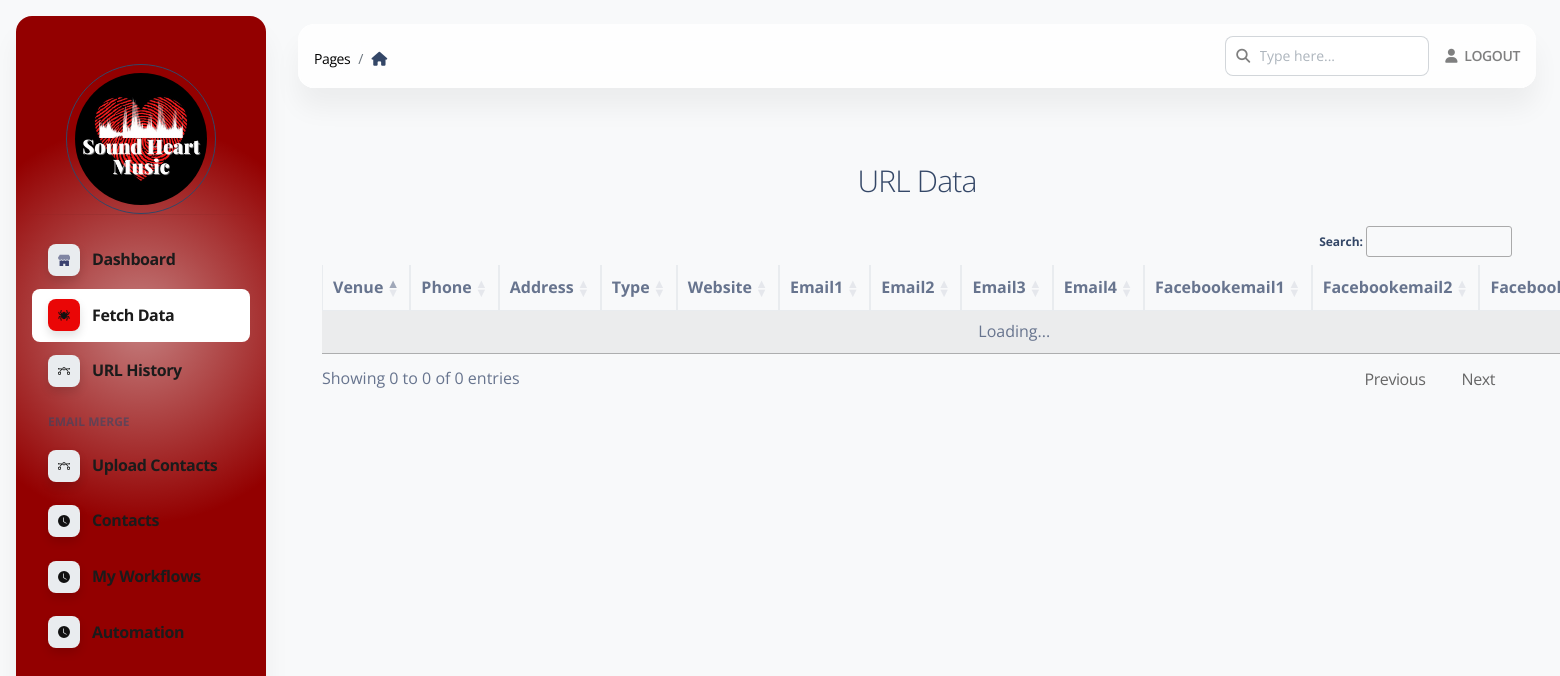
/url/view/168 (signed in), run on an earlier commit of the app's database.
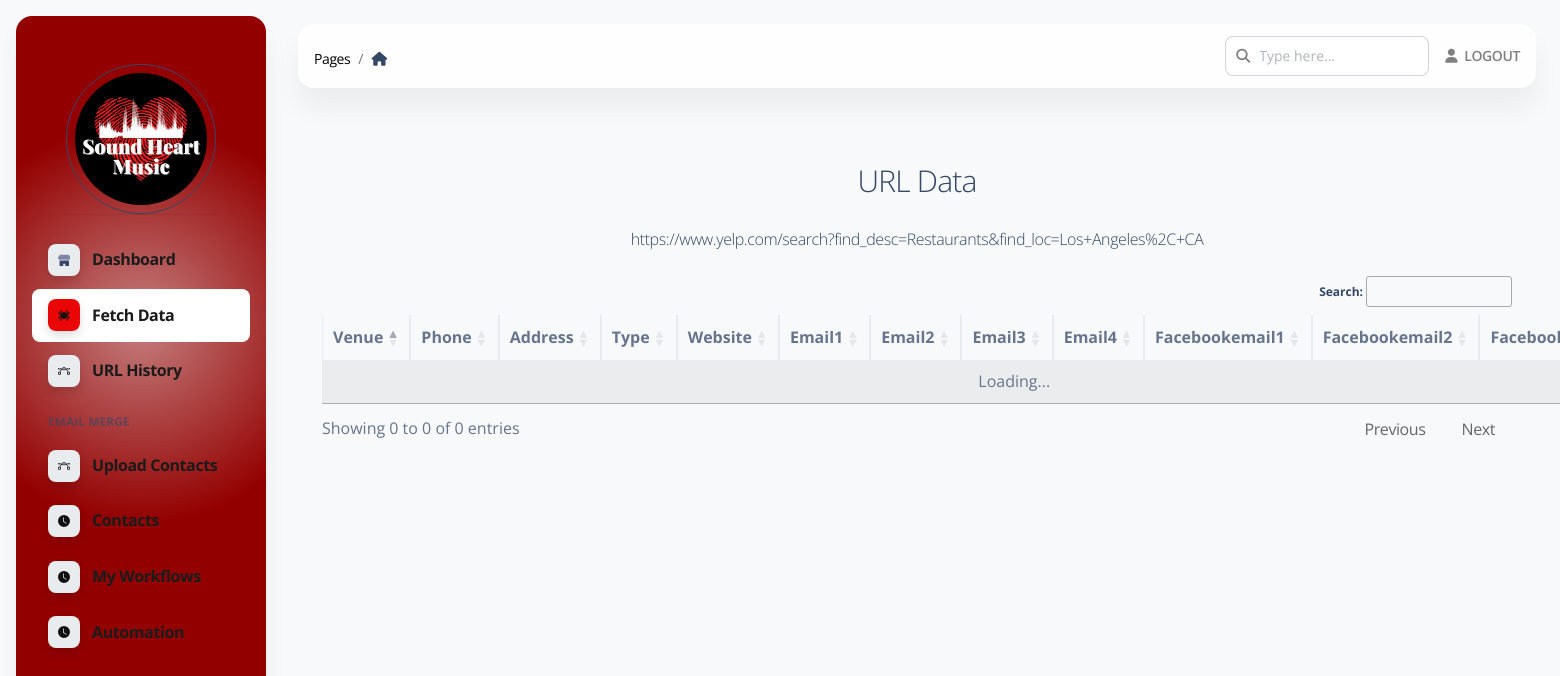
And on a later commit of the database.
### apps/models.py (models this page shows)
class Yelpurl(db.Model):
    id = db.Column(db.Integer, primary_key=True)
    name = db.Column(db.String(254))
    product_url = db.Column(db.String(1024))
    userid = db.Column(db.Integer)
    state = db.Column(db.String(20))
    create_datetime = db.Column(db.DateTime(), default=datetime.datetime.utcnow, index=True)

### apps/home/routes.py (the view)
@blueprint.route('/url/view/<int:id>', methods=['GET', 'POST'])
@login_required
def url_view(id):
    page_data = get_page_data()
    yelpurl = Yelpurl.query.get(id)
    return render_template('home/view_url_data.html', segment='url', API_GENERATOR=len(API_GENERATOR),
                           page_data=page_data,
                           current_url=yelpurl
                           )

### apps/__init__.py (called while the page is built)
def configure_database(app):
    with app.app_context():
        try:
            db.create_all()
        except Exception as e:
            print('> Error: DBMS Exception: ' + str(e) )
            basedir = os.path.abspath(os.path.dirname(__file__))
            app.config['SQLALCHEMY_DATABASE_URI'] = SQLALCHEMY_DATABASE_URI = 'sqlite:///' + os.path.join(basedir, 'db.sqlite3')
            print('> Fallback to SQLite ')
            db.create_all()
    @app.teardown_request
    def shutdown_session(exception=None):
        db.session.remove()

### apps/authentication/models.py (called while the page is built)
@login_manager.user_loader
def user_loader(id):
    return Users.query.filter_by(id=id).first()

### apps/home/routes.py (called while the page is built)
def get_all_filters():
    user_urls = Yelpurl.query.filter_by(userid=current_user.id).all()
    return user_urls

def get_all_notifications():
    user_urls = Yelpurl.query.filter_by(userid=current_user.id).all()
    return user_urls

def get_page_data():
    data_filter = get_all_filters()
    data_noti = get_all_notifications()
    page_data = {
        'total_filters': len(data_filter),
        'total_noti': len(data_noti)
    }
    return page_data

### apps/templates/home/view_url_data.html (shortened to what this page needs)
{% extends 'layouts/base.html' %}
{% block stylesheets %}
    <link rel="stylesheet" href="https://cdn.datatables.net/1.13.6/css/jquery.dataTables.min.css">
    <link rel="stylesheet" href="https://cdn.datatables.net/1.13.4/css/dataTables.bootstrap.min.css">
    <link rel="stylesheet" href="https://cdn.datatables.net/fixedheader/3.3.2/css/fixedHeader.bootstrap.min.css">
    <link rel="stylesheet" href="https://cdn.datatables.net/responsive/2.4.1/css/responsive.bootstrap.min.css">
    <link rel="stylesheet" href="https://cdn.datatables.net/buttons/2.4.1/css/buttons.bootstrap5.min.css">
{% endblock stylesheets %}
{% block content %}
    <div class="container-fluid py-4">
        <div class="container mt-5">
            <div class="card-header"><h3 class="text-center font-weight-light my-4">URL Data</h3></div>
            <p class="text-center font-weight-light my-4"><a
                    href="{{ current_url.product_url }}">{{ current_url.product_url }}</a></p>
            <div class="card-body">
                <table style="width:100%" id="filtersTable" class="table table-striped table-bordered nowrap">
                    <thead>
                    <tr>
                        <th>venue</th>
                        <th>phone</th>
                        <th>address</th>
                        <th>type</th>
                        <th>website</th>
                        <th>email1</th>
                        <th>email2</th>
                        <th>email3</th>
                        <th>email4</th>
                        <th>facebookemail1</th>
                        <th>facebookemail2</th>
                        <th>facebook</th>
                    </tr>
                    </thead>
                    <tbody>
                    </tbody>
                </table>
            </div>
        </div>
        {% include "includes/footer.html" %}
    </div>
{% endblock content %}

### apps/templates/layouts/base.html (shortened to what this page needs)
<!DOCTYPE html>
<html lang="en">
<head>
    <link href="{{ config.ASSETS_ROOT }}/css/nucleo-icons.css" rel="stylesheet"/>
    <link href="{{ config.ASSETS_ROOT }}/css/nucleo-svg.css" rel="stylesheet"/>
    <link href="{{ config.ASSETS_ROOT }}/css/nucleo-svg.css" rel="stylesheet"/>
    <link id="pagestyle" href="{{ config.ASSETS_ROOT }}/css/soft-ui-dashboard.css?v=1.0.6" rel="stylesheet"/>
    <link id="pagestyle_dark" href="{{ config.ASSETS_ROOT }}/css/dark-theme-core.css" rel="stylesheet"/>
    {% block stylesheets %}{% endblock stylesheets %}
</head>
<body class="g-sidenav-show  bg-gray-100">
{% include "includes/sidebar.html" %}
<main class="main-content position-relative max-height-vh-100 h-100 border-radius-lg ">
    {% include "includes/navigation.html" %}
    {% block content %}{% endblock content %}
</main>
</body>
</html>

### apps/templates/includes/sidebar.html (shortened to what this page needs)
<aside style="background-image: radial-gradient(200px circle at 50% 40%, rgb(139 0 0 / 50%) 0, #930000 100%)"
       class="sidenav navbar navbar-vertical navbar-expand-xs border-0 border-radius-xl my-3 fixed-start ms-3 ps bg-white" id="sidenav-main" data-color="danger">
    <div class="d-flex justify-content-center align-items-center mt-5">
        <div class="rounded-circle border border-dark p-2" style="width: 150px; height: 150px;">
            <img src="{{ config.ASSETS_ROOT }}/img/logo.jpeg" alt="main_logo" class="w-100 h-100 rounded-circle">
        </div>
    </div>
    <hr class="horizontal dark mt-0">
    <div class="collapse navbar-collapse  w-auto " id="sidenav-collapse-main">
        <ul  class="navbar-nav">
            <li  class="nav-item">
                <a style="color:#1b1b1b !important;font-size: 16px;font-weight: bold;" class="text-bold nav-link {% if 'index' in segment %} active {% endif %}" href="/home">
                    <div class="icon icon-shape icon-sm shadow border-radius-md bg-white text-center me-2 d-flex align-items-center justify-content-center">
                    </div>
                    <span class="nav-link-text ms-1">Dashboard</span>
                </a>
            </li>
            <li  class="nav-item">
                <a style="color:#1b1b1b !important;font-size: 16px;font-weight: bold;" class="nav-link {% if 'url' in segment %} active {% endif %}" href="/url">
                    <div class="icon icon-shape icon-sm shadow border-radius-md bg-white text-center me-2 d-flex align-items-center justify-content-center">
                    </div>
                    <span class="nav-link-text ms-1">Fetch Data </span>
                </a>
            </li>
            <li class="nav-item">
                <a style="color:#1b1b1b !important;font-size: 16px;font-weight: bold;" class="nav-link {% if 'history' in segment %} active {% endif %}" href="/history">
                    <div class="icon icon-shape icon-sm shadow border-radius-md bg-white text-center me-2 d-flex align-items-center justify-content-center">
                    </div>
                    <span class="nav-link-text ms-1">URL History</span>
                </a>
            </li>
            {%if current_user.role == "premium" %}
                <li class="nav-item mt-3">
                    <h6 class="ps-4 ms-2 text-uppercase text-xs font-weight-bolder opacity-6">Email Merge</h6>
                </li>
                {%if current_user.nylas_access_token %}
                    <li class="nav-item">
                        <a style="color:#1b1b1b !important;font-size: 16px;font-weight: bold;" class="nav-link {% if 'upload_contact' in segment %} active {% endif %}" href="/upload_contact">
                            <div class="icon icon-shape icon-sm shadow border-radius-md bg-white text-center me-2 d-flex align-items-center justify-content-center">
                            </div>
                            <span class="nav-link-text ms-1">Upload Contacts</span>
                        </a>
                    </li>
                    <li class="nav-item">
                        <a style="color:#1b1b1b !important;font-size: 16px;font-weight: bold;" class="nav-link {% if 'contacts' in segment %} active {% endif %}" href="/contacts">
                            <div class="icon icon-shape icon-sm shadow border-radius-md bg-white text-center me-2 d-flex align-items-center justify-content-center">
                                <svg xmlns="http://www.w3.org/2000/svg" width="16" height="16" fill="currentColor"
                                    class="bi bi-clock-fill" viewBox="0 0 16 16">
                                    <path d="M16 8A8 8 0 1 1 0 8a8 8 0 0 1 16 0zM8 3.5a.5.5 0 0 0-1 0V9a.5.5 0 0 0 .252.434l3.5 2a.5.5 0 0 0 .496-.868L8 8.71V3.5z"/>
                                </svg>
                            </div>
                            <span class="nav-link-text ms-1">Contacts</span>
                        </a>
                    </li>
                    <li class="nav-item">
                        <a style="color:#1b1b1b !important;font-size: 16px;font-weight: bold;" class="nav-link {% if 'myworkflow' in segment %} active {% endif %}" href="/myworkflow">
                            <div class="icon icon-shape icon-sm shadow border-radius-md bg-white text-center me-2 d-flex align-items-center justify-content-center">
                                <svg xmlns="http://www.w3.org/2000/svg" width="16" height="16" fill="currentColor"
                                    class="bi bi-clock-fill" viewBox="0 0 16 16">
                                    <path d="M16 8A8 8 0 1 1 0 8a8 8 0 0 1 16 0zM8 3.5a.5.5 0 0 0-1 0V9a.5.5 0 0 0 .252.434l3.5 2a.5.5 0 0 0 .496-.868L8 8.71V3.5z"/>
                                </svg>
                            </div>
                            <span class="nav-link-text ms-1">My Workflows</span>
                        </a>
                    </li>
                    <li class="nav-item">
                        <a style="color:#1b1b1b !important;font-size: 16px;font-weight: bold;" class="nav-link {% if 'automation' in segment %} active {% endif %}" href="/automation">
                            <div class="icon icon-shape icon-sm shadow border-radius-md bg-white text-center me-2 d-flex align-items-center justify-content-center">
                                <svg xmlns="http://www.w3.org/2000/svg" width="16" height="16" fill="currentColor"
                                    class="bi bi-clock-fill" viewBox="0 0 16 16">
                                    <path d="M16 8A8 8 0 1 1 0 8a8 8 0 0 1 16 0zM8 3.5a.5.5 0 0 0-1 0V9a.5.5 0 0 0 .252.434l3.5 2a.5.5 0 0 0 .496-.868L8 8.71V3.5z"/>
                                </svg>
                            </div>
                            <span class="nav-link-text ms-1">Automation</span>
                        </a>
                    </li>
                {% endif %}
            {% endif %}
        </ul>
    </div>
</aside>

### apps/templates/includes/navigation.html (shortened to what this page needs)
<nav style="opacity: 1 !important;" class="navbar  navbar-main navbar-expand-lg px-0 mx-4 shadow-none border-radius-xl position-sticky blur shadow-blur mt-4 left-auto top-1 z-index-sticky"
     id="navbarBlur" navbar-scroll="true">
    <div class="container-fluid py-1 px-3">
        <nav aria-label="breadcrumb">
            <ol  class="breadcrumb bg-transparent mb-0 pb-0 pt-1 px-0 me-sm-6 me-5">
                <li  class="breadcrumb-item text-sm"><a style="color: black !important; opacity: 1 !important;" class="opacity-5 text-dark" href="javascript:;">Pages</a></li>
                <li class="breadcrumb-item text-sm text-dark active" aria-current="page">
                    <i class="fa fa-home me-1"></i>
                </li>
            </ol>
        </nav>
        <div class="collapse navbar-collapse mt-sm-0 mt-2 me-md-0 me-sm-4" id="navbar">
            <div class="ms-md-auto pe-md-3 d-flex align-items-center">
                <div class="input-group">
                    <span class="input-group-text text-body text-bold text-black-50"><i class="fas fa-search" aria-hidden="true"></i></span>
                    <input type="text" class="form-control" placeholder="Type here...">
                </div>
            </div>
            <ul class="navbar-nav  justify-content-end">
                <li class="nav-item d-flex align-items-center">
                    <a href="{{ url_for('authentication_blueprint.logout') }}"
                       class="nav-link text-body font-weight-bold px-0">
                        <i class="fa fa-user me-sm-1 text-bold text-black-50"></i>
                        <span class="d-sm-inline d-none text-bold text-black-50">LOGOUT</span>
                    </a>
                </li>
            </ul>
        </div>
    </div>
</nav>

### apps/templates/includes/footer.html (shortened to what this page needs)
<footer class="footer pt-3  ">
  </footer>

### apps/static/assets/css/nucleo-svg.css (style rules this page uses)
.icon { display: inline-block; color: #111111; height: 1em; width: 1em; }
.icon-sm { height: 0.8em; width: 0.8em; }
.icon { fill: currentColor; stroke: none; }

### apps/static/assets/css/dark-theme-core.css (style rules this page uses)
body { transition: background-color 200ms ease-in; }

What changed in the data, as far as the page shows it:
added Yelpurl: product_url "https://www.yelp.com/search?find_desc=Restaurants&find_loc=Los+Angeles%2C+CA"
